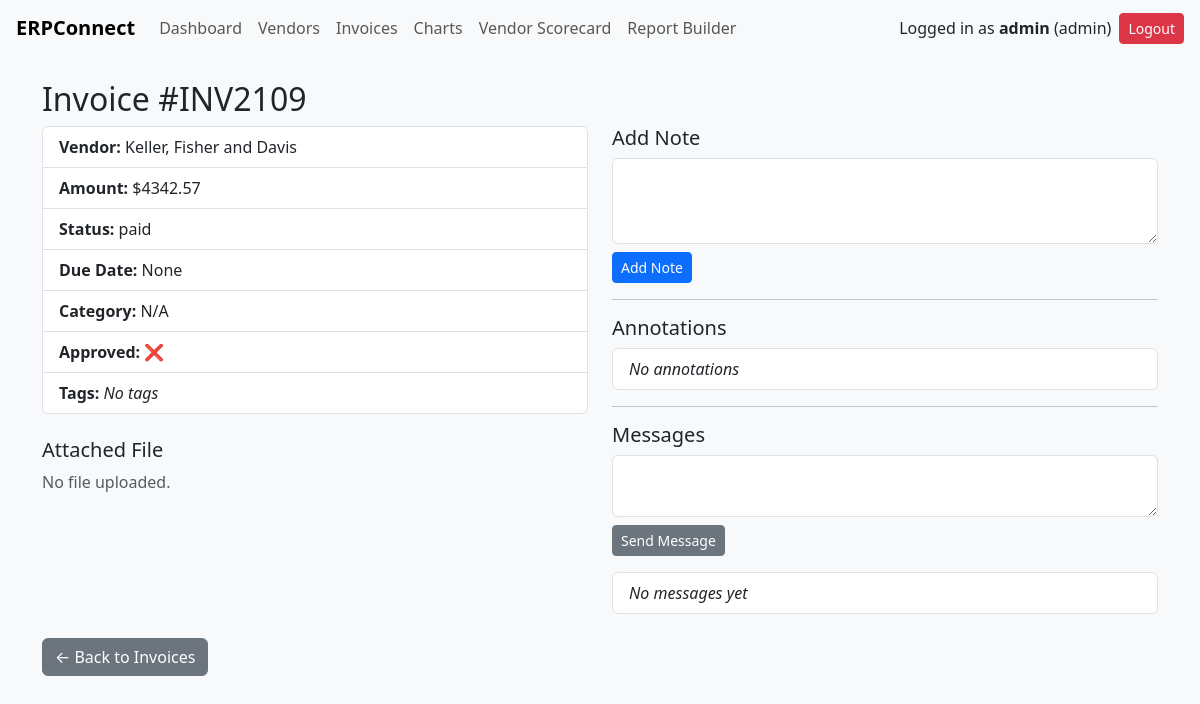
The page /invoice/1 (signed in) on the database its author committed.
### app/models.py (models this page shows)
class User(db.Model, UserMixin):
    id = db.Column(db.Integer, primary_key=True)
    username = db.Column(db.String(100), unique=True, nullable=False)
    password = db.Column(db.String(200), nullable=False)
    role = db.Column(db.String(20), nullable=False, default='viewer')

class Invoice(db.Model):
    id = db.Column(db.Integer, primary_key=True)
    invoice_number = db.Column(db.String(100), nullable=False)
    vendor_id = db.Column(db.Integer, db.ForeignKey('vendor.id'), nullable=False)
    amount = db.Column(db.Float, nullable=False)
    status = db.Column(db.String(50), default='unpaid')
    category = db.Column(db.String(100))
    tags = db.relationship('InvoiceTag', backref='invoice', lazy=True)
    due_date = db.Column(db.Date)
    upload_path = db.Column(db.String(300))
    created_at = db.Column(db.DateTime, default=datetime.utcnow)
    approved = db.Column(db.Boolean, default=False)
    annotations = db.relationship('InvoiceAnnotation', backref='invoice', lazy=True)
    messages = db.relationship('InvoiceMessage', backref='invoice', lazy=True)

class Vendor(db.Model):
    id = db.Column(db.Integer, primary_key=True)
    name = db.Column(db.String(150), nullable=False)
    contact_info = db.Column(db.String(150))
    address = db.Column(db.String(200))
    status = db.Column(db.String(50), default='active')
    created_at = db.Column(db.DateTime, default=datetime.utcnow)
    invoices = db.relationship('Invoice', backref='vendor', lazy=True)
    messages = db.relationship('VendorMessage', backref='vendor', lazy=True)

### app/routes.py (the view)
@main.route('/invoice/<int:invoice_id>')
@login_required
def view_invoice(invoice_id):
    invoice = Invoice.query.get_or_404(invoice_id)
    annotation_form = InvoiceAnnotationForm()
    message_form = InvoiceMessageForm()
    return render_template('invoice_detail.html', invoice=invoice, annotation_form=annotation_form, message_form=message_form)

### app/forms.py
class InvoiceAnnotationForm(FlaskForm):
    content = TextAreaField('Annotation', validators=[DataRequired()])
    submit = SubmitField('Add Note')

class InvoiceMessageForm(FlaskForm):
    message = TextAreaField('Message', validators=[DataRequired()])
    submit = SubmitField('Send Message')

### app/__init__.py (called while the page is built)
def create_app():
    app = Flask(__name__)
    app.config['SECRET_KEY'] = 'supersecretkey'
    app.config['SQLALCHEMY_DATABASE_URI'] = 'sqlite:///erpconnect.db'
    app.config['SQLALCHEMY_TRACK_MODIFICATIONS'] = False
    app.config['UPLOAD_FOLDER'] = os.path.join('app', 'static', 'uploads')
    db.init_app(app)
    login_manager.init_app(app)
    csrf.init_app(app)
    Migrate(app, db)
    from .models import User
    @login_manager.user_loader
    def load_user(user_id):
        return User.query.get(int(user_id))
    login_manager.login_view = 'auth.login'
    from .routes import main as main_blueprint
    from .auth import auth as auth_blueprint
    app.register_blueprint(main_blueprint)
    app.register_blueprint(auth_blueprint)
    from .scheduler import start_scheduler
    start_scheduler()
    return app

### app/templates/invoice_detail.html (shortened to what this page needs)
{% extends "layout.html" %}
{% block content %}
<h2>Invoice #{{ invoice.invoice_number }}</h2>
<div class="row">
  <div class="col-md-6">
    <ul class="list-group mb-4">
      <li class="list-group-item"><strong>Vendor:</strong> {{ invoice.vendor.name }}</li>
      <li class="list-group-item"><strong>Amount:</strong> ${{ invoice.amount }}</li>
      <li class="list-group-item"><strong>Status:</strong> {{ invoice.status }}</li>
      <li class="list-group-item"><strong>Due Date:</strong> {{ invoice.due_date }}</li>
      <li class="list-group-item"><strong>Category:</strong> {{ invoice.category or 'N/A' }}</li>
      <li class="list-group-item"><strong>Approved:</strong> {{ '✅' if invoice.approved else '❌' }}</li>
      <li class="list-group-item"><strong>Tags:</strong>
        {% for tag in invoice.tags %}
          <span class="badge bg-secondary me-1">{{ tag.tag }}</span>
        {% else %}
          <em>No tags</em>
        {% endfor %}
      </li>
    </ul>
    <h5>Attached File</h5>
    {% if invoice.upload_path %}
      <embed src="{{ url_for('static', filename='uploads/' ~ invoice.upload_path.split('/')[-1]) }}"
             type="application/pdf" width="100%" height="400px" />
      <a href="{{ url_for('static', filename='uploads/' ~ invoice.upload_path.split('/')[-1]) }}"
         class="btn btn-outline-secondary mt-2" download>Download PDF</a>
    {% else %}
      <p class="text-muted">No file uploaded.</p>
    {% endif %}
  </div>
  <div class="col-md-6">
    <h5>Add Note</h5>
    <form method="POST" action="{{ url_for('main.add_annotation', invoice_id=invoice.id) }}">
      {{ annotation_form.content(class="form-control mb-2", rows=3) }}
      {{ annotation_form.submit(class="btn btn-sm btn-primary") }}
    </form>
    <hr>
    <h5>Annotations</h5>
    <ul class="list-group">
      {% for note in invoice.annotations %}
        <li class="list-group-item">
          <small class="text-muted">{{ note.created_at.strftime('%Y-%m-%d') }}</small><br />
          {{ note.content }}
        </li>
      {% else %}
        <li class="list-group-item"><em>No annotations</em></li>
      {% endfor %}
    </ul>
    <hr>
    <h5>Messages</h5>
    <form method="POST" action="{{ url_for('main.add_invoice_message', invoice_id=invoice.id) }}">
      {{ message_form.message(class="form-control mb-2", rows=2) }}
      {{ message_form.submit(class="btn btn-sm btn-secondary") }}
    </form>
    <ul class="list-group mt-3">
      {% for msg in invoice.messages %}
        <li class="list-group-item">
          <strong>{{ msg.sender }}</strong>
          <small class="text-muted float-end">{{ msg.created_at.strftime('%Y-%m-%d') }}</small>
          <br />{{ msg.message }}
        </li>
      {% else %}
        <li class="list-group-item"><em>No messages yet</em></li>
      {% endfor %}
    </ul>
  </div>
</div>
<a href="{{ url_for('main.invoices') }}" class="btn btn-secondary mt-4">← Back to Invoices</a>
{% endblock %}

### app/templates/layout.html (shortened to what this page needs)
<!DOCTYPE html>
<html lang="en">
<head>
  <link rel="stylesheet" href="https://cdn.jsdelivr.net/npm/bootstrap@5.3.0/dist/css/bootstrap.min.css" />
  <link rel="stylesheet" href="{{ url_for('static', filename='css/styles.css') }}" />
</head>
<body>
  <nav class="navbar navbar-expand-lg navbar-light bg-light px-3">
    <a class="navbar-brand fw-bold" href="{{ url_for('main.home') }}">ERPConnect</a>
    {% if current_user.is_authenticated %}
    <ul class="navbar-nav me-auto">
      <li class="nav-item"><a class="nav-link" href="{{ url_for('main.home') }}">Dashboard</a></li>
      {% if current_user.role == 'admin' %}
      <li class="nav-item"><a class="nav-link" href="{{ url_for('main.vendors') }}">Vendors</a></li>
      <li class="nav-item"><a class="nav-link" href="{{ url_for('main.invoices') }}">Invoices</a></li>
      <li class="nav-item"><a class="nav-link" href="{{ url_for('main.dashboard_charts') }}">Charts</a></li>
      <li class="nav-item"><a class="nav-link" href="{{ url_for('main.vendor_scorecard') }}">Vendor Scorecard</a></li>
      <li class="nav-item"><a class="nav-link" href="{{ url_for('main.report_builder') }}">Report Builder</a></li>
      {% endif %}
    </ul>
    <div class="ms-auto d-flex align-items-center">
      <span class="me-2">Logged in as <strong>{{ current_user.username }}</strong> ({{ current_user.role }})</span>
      <a href="{{ url_for('auth.logout') }}" class="btn btn-sm btn-danger">Logout</a>
    </div>
    {% endif %}
  </nav>
  <div class="container mt-4">
    {% block content %}{% endblock %}
  </div>
</body>
</html>

### app/static/css/styles.css (style rules this page uses)
body { background-color: #f8f9fa; }

### rows shown on the page
User: username "admin", role "admin"
Invoice: invoice_number "INV2109", amount "4342.57", status "paid", due_date "None", category "N/A", approved "❌"
Vendor: vendor.name "Keller, Fisher and Davis"
